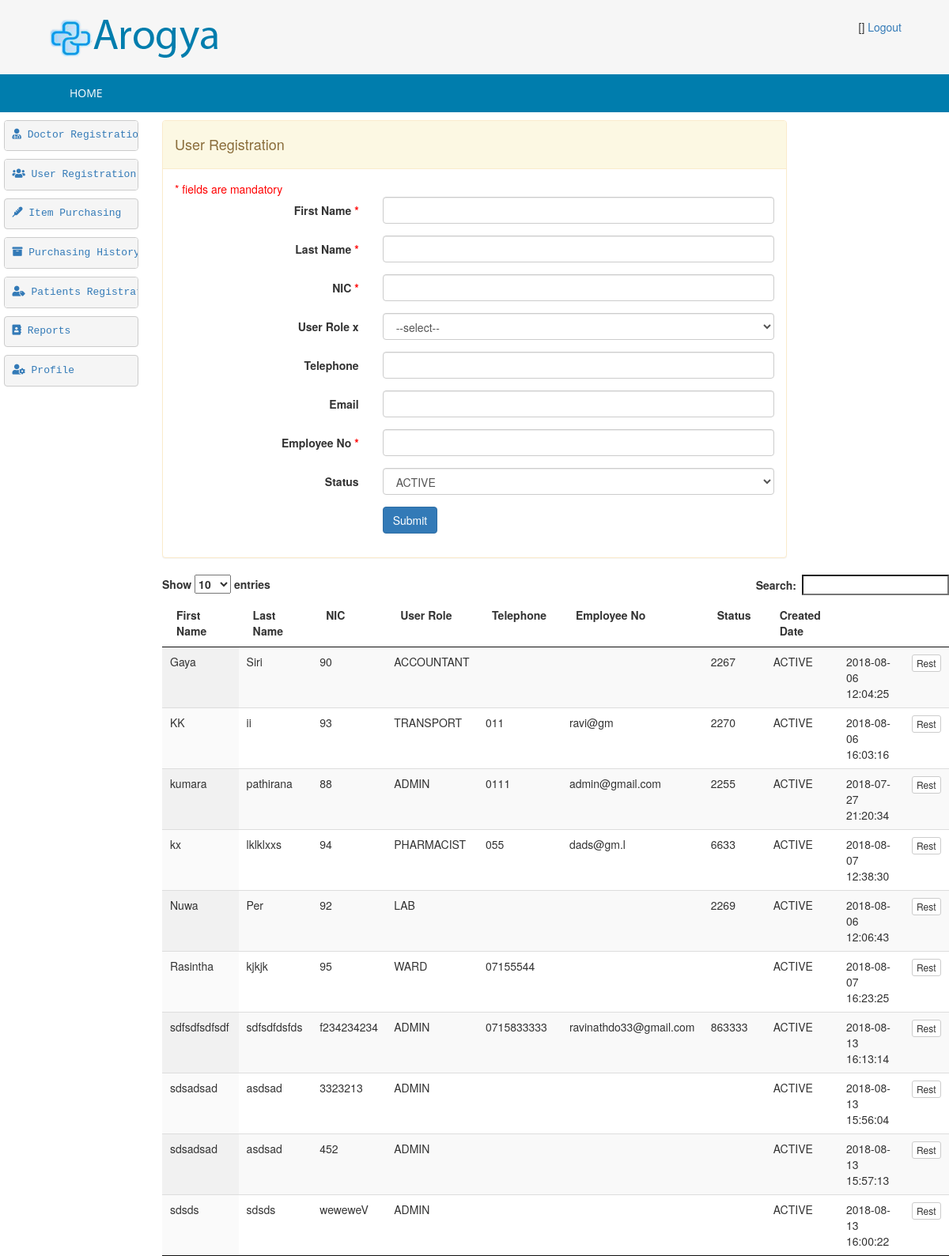
Before: /index.php/admin_controller/loadUserRegistration (upper part) with the older database file.
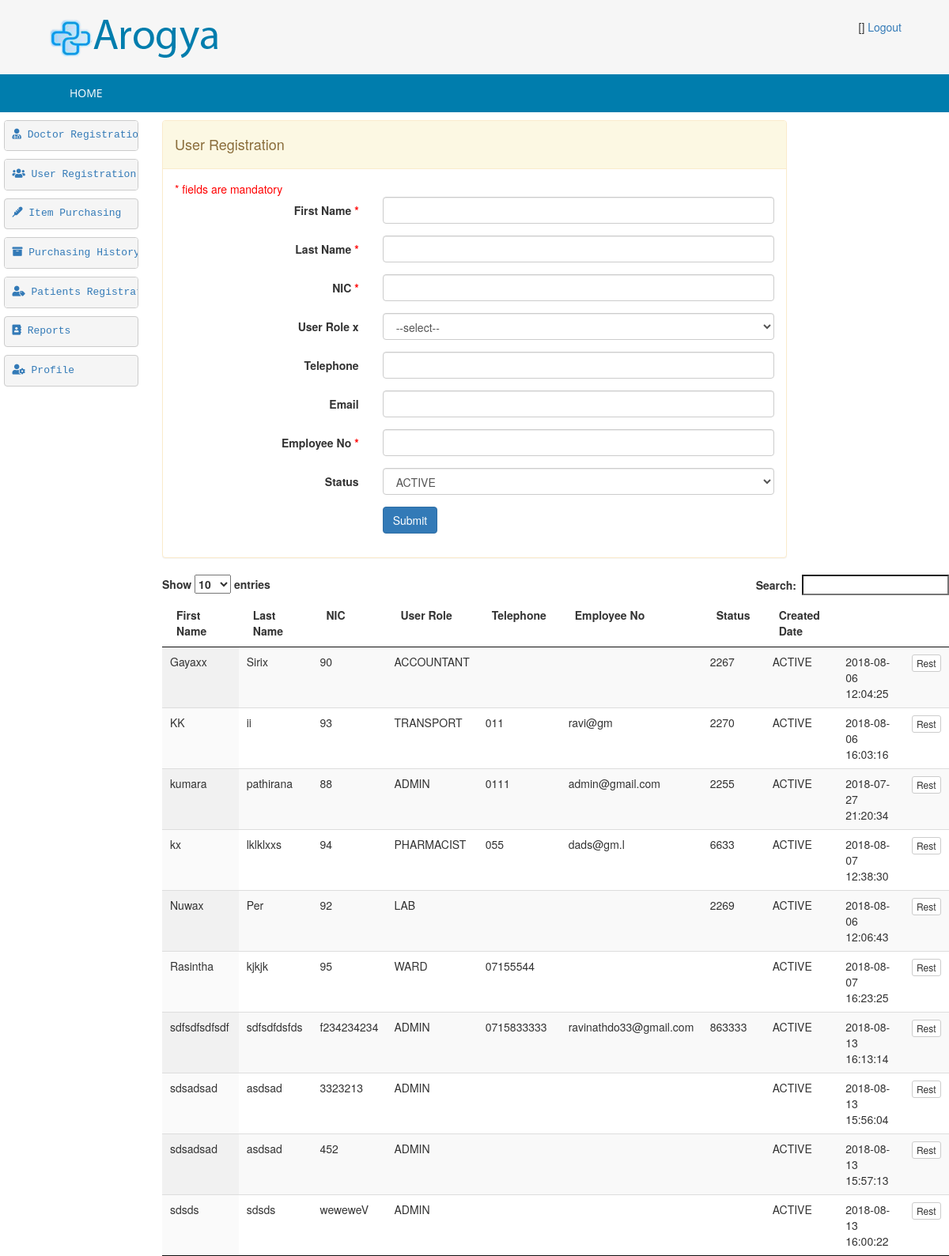
After: the same page with the newer database file.
### tables this page shows
CREATE TABLE `hms_user` (
  `id` int(5) NOT NULL AUTO_INCREMENT,
  `first_name` varchar(100) DEFAULT NULL,
  `last_name` varchar(100) DEFAULT NULL,
  `nic` varchar(12) DEFAULT NULL,
  `pword` text,
  `user_role` varchar(20) DEFAULT NULL,
  `telephone` varchar(20) DEFAULT NULL,
  `email` varchar(100) DEFAULT NULL,
  `empno` varchar(10) DEFAULT NULL,
  `status_code` varchar(20) DEFAULT NULL,
  `created_date` timestamp NOT NULL DEFAULT CURRENT_TIMESTAMP,
  `created_user` int(5) DEFAULT NULL,
  PRIMARY KEY (`id`),
  UNIQUE KEY `NewIndex1` (`nic`)
);

### application/controllers/Admin_Controller.php (called while the page is built, shortened)
<?php
class Admin_Controller extends CI_Controller {
    public function loadUserRegistration() {
        $this->load->model(array('User'));
        $user = new User();
        $data['msg'] = '';
        $data['userList'] = $user->get();
        $this->load->view('admin/admin-user-registration', $data);
    }
}

### index.php (called while the page is built, shortened)
<?php
require_once BASEPATH.'core/CodeIgniter.php';

### application/core/my_model.php (called while the page is built, shortened)
<?php
class MY_Model extends CI_Model{
    public function get($limit=0,$offset = 0) {
        if($limit){
            $query = $this->db->get($this::DB_TABLE,$limit,$offset);
        }else{
            $query = $this->db->get($this::DB_TABLE);
        }
        $ret_val = array();
        foreach ($query->result() as $row) {
            $model = new $class;
            $model->populate($row);
            $ret_val[$row->{$this::DB_TABLE_PK}] = $model;
        }
        return $ret_val;
    }
}

### application/views/admin/admin-user-registration.php (the view, shortened to what the changed rows need)
<!DOCTYPE HTML>
<html>
    <head>
        <link href="<?php echo base_url('css/style.css'); ?>" rel="stylesheet" type="text/css"  media="all" />
        <link href="<?php echo base_url('css/bootstrap.css'); ?>" rel="stylesheet" type="text/css"/>
        <link rel="stylesheet" href="<?php echo base_url('css/responsiveslides.css') ?>">
        <link rel="stylesheet" href="https://use.fontawesome.com/releases/v5.2.0/css/all.css">
    </head>
    <body>
        <div class="content">
            <div class="row">
                <div class="col-md-10">
                    <table id="example" class="display" cellspacing="0" width="100%">
                        <thead>
                            <tr>
                                <th>First Name</th>
                                <th>Last Name</th>
                                <th>NIC</th>
                                <th>User Role</th>
                                <th>Telephone</th>
                                <th>Employee No</th>
                                <th>Status</th>
                                <th>Created Date</th>
                                <th></th>
                                <th></th>
                            </tr>
                        </thead>
                        <tbody>
                            <?php
                            foreach ($userList as $value) {
                                ?>
                                <tr>
                                    <td><?= $value->first_name ?></td>
                                    <td><?= $value->last_name ?></td>
                                    <td><?= $value->nic ?></td>
                                    <td><?= $value->user_role?></td>
                                    <td><?= $value->telephone?></td>
                                    <td><?= $value->email?></td>
                                    <td><?= $value->empno ?></td>
                                    <td><?= $value->status_code ?></td>
                                    <td><?= $value->created_date ?></td>
                                    <td>
                                        <a href="<?= base_url('Admin_Controller/loadUpdateUserProfile/'.$value->id)   ?>" class="btn btn-default btn-xs" >Rest</a>
                                    </td>
                                    <?php
                                }
                                ?>
                            </tr>
                        </tbody>
                    </table>
                    <link href="<?= base_url('css/jquery.dataTables.min.css') ?>" rel="stylesheet" type="text/css"/>
                </div>
            </div>
        </div>
    </body>
</html>

Changed rows visible on the page:
changed hms_user "ACCOUNTANT": first_name "Gaya" → "Gayaxx"; last_name "Siri" → "Sirix"
changed hms_user "Per": first_name "Nuwa" → "Nuwax"
